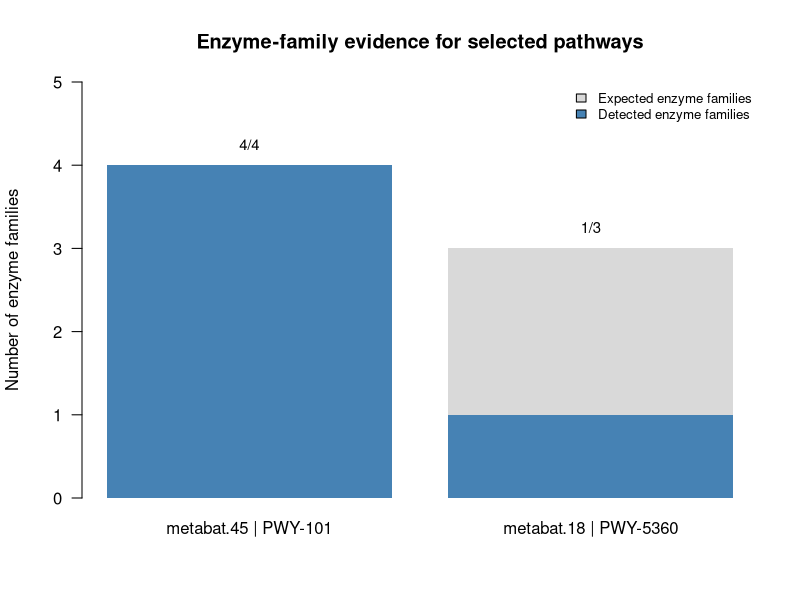

This chart was generated by the following R code:
## ---- chunk 1
knitr::opts_chunk$set(echo = TRUE)
# Bash chunks are a record of commands you ran in the Terminal. Knitting shows
# them but doesn't run them again.
knitr::opts_hooks$set(engine = function(options) {
  if (options$engine == "bash") options$eval <- FALSE
  options
})
## ---- chunk 2
# Compile selected observations from MinPath reports
pathway_evidence <- data.frame(
  Pathway = c(
    "PWY-101",
    "PWY-101",
    "PWY-101",
    "PWY-101",
    "PWY-5360"
  ),
  Genome = c(
    "contig_134",
    "metabat.32",
    "metabat.45",
    "metabat.50",
    "metabat.18"
  ),
  Enzyme_evidence = c(
    "Not recorded here",
    "Not recorded here",
    "4/4",
    "Not recorded here",
    "1/3"
  ),
  MinPath_selection = c(
    "Not recorded here",
    "1",
    "1",
    "Not recorded here",
    "0"
  ),
  stringsAsFactors = FALSE
)

# Display the pathway evidence table
knitr::kable(
  pathway_evidence,
  col.names = c(
    "Pathway",
    "Genome bin",
    "Enzyme-family evidence",
    "MinPath selection"
  ),
  caption = paste(
    "Selected pathway observations from",
    "the completed MinPath analysis."
  )
)
## ---- chunk 3

enzyme_data <- data.frame(
  Genome = c("metabat.45", "metabat.18"),
  Pathway = c("PWY-101", "PWY-5360"),
  Detected = c(4, 1),
  Expected = c(4, 3)
)

labels <- paste(
  enzyme_data$Genome,
  enzyme_data$Pathway,
  sep = " | "
)

positions <- barplot(
  enzyme_data$Expected,
  names.arg = labels,
  col = "grey85",
  border = NA,
  ylim = c(0, 5),
  ylab = "Number of enzyme families",
  main = "Enzyme-family evidence for selected pathways",
  las = 1
)

barplot(
  enzyme_data$Detected,
  add = TRUE,
  col = "steelblue",
  border = NA,
  axes = FALSE
)

text(
  positions,
  enzyme_data$Expected + 0.25,
  labels = paste0(
  enzyme_data$Detected,
  "/",
  enzyme_data$Expected
),

cex = 0.9
)

legend(
  "topright",
  legend = c(
  "Expected enzyme families",
  "Detected enzyme families"
),

fill = c("grey85", "steelblue"),
  bty = "n",
  cex = 0.8
)
